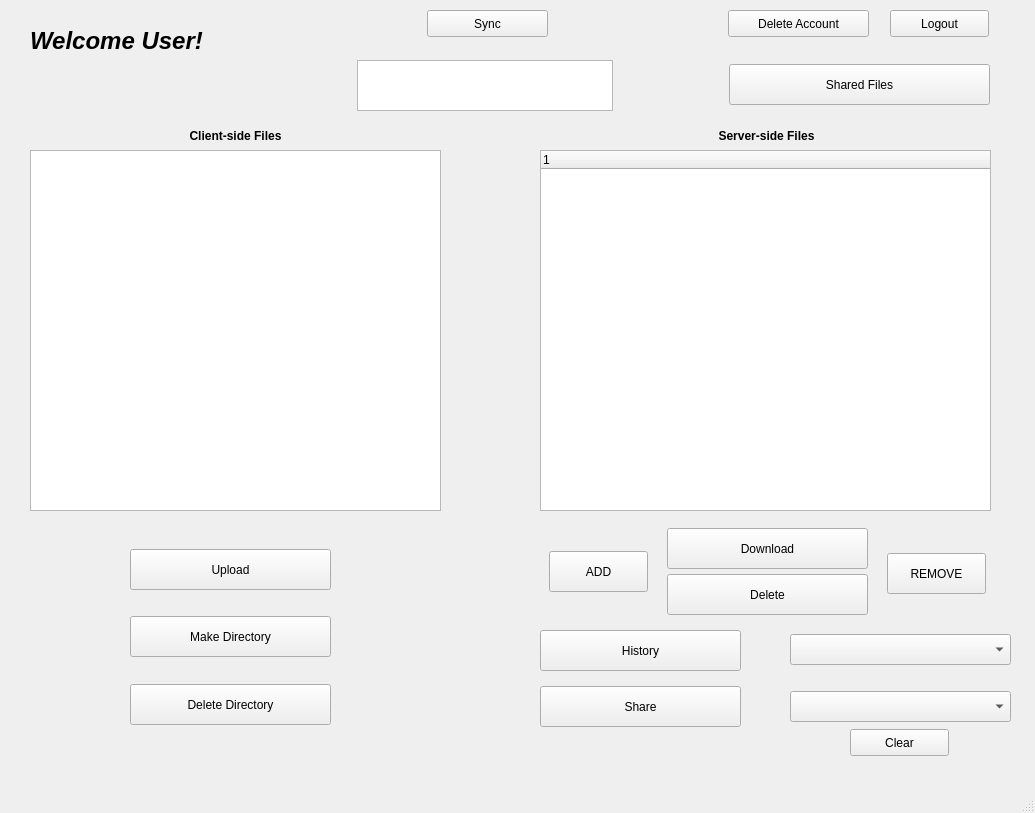
<?xml version="1.0" encoding="UTF-8"?>
<ui version="4.0">
 <class>UserInterface</class>
 <widget class="QMainWindow" name="UserInterface">
  <property name="geometry">
   <rect>
    <x>0</x>
    <y>0</y>
    <width>1035</width>
    <height>813</height>
   </rect>
  </property>
  <property name="windowTitle">
   <string>MainWindow</string>
  </property>
  <widget class="QWidget" name="centralwidget">
   <widget class="QLabel" name="welcome_label">
    <property name="geometry">
     <rect>
      <x>30</x>
      <y>10</y>
      <width>251</width>
      <height>61</height>
     </rect>
    </property>
    <property name="font">
     <font>
      <pointsize>18</pointsize>
      <weight>75</weight>
      <italic>true</italic>
      <bold>true</bold>
     </font>
    </property>
    <property name="text">
     <string>Welcome User!</string>
    </property>
   </widget>
   <widget class="QPushButton" name="uploadButton">
    <property name="geometry">
     <rect>
      <x>130</x>
      <y>549</y>
      <width>201</width>
      <height>41</height>
     </rect>
    </property>
    <property name="text">
     <string>Upload</string>
    </property>
   </widget>
   <widget class="QPushButton" name="makeDirButton">
    <property name="geometry">
     <rect>
      <x>130</x>
      <y>616</y>
      <width>201</width>
      <height>41</height>
     </rect>
    </property>
    <property name="text">
     <string>Make Directory</string>
    </property>
   </widget>
   <widget class="QPushButton" name="delDirButton">
    <property name="geometry">
     <rect>
      <x>130</x>
      <y>684</y>
      <width>201</width>
      <height>41</height>
     </rect>
    </property>
    <property name="text">
     <string>Delete Directory</string>
    </property>
   </widget>
   <widget class="QPushButton" name="downloadButton">
    <property name="geometry">
     <rect>
      <x>667</x>
      <y>528</y>
      <width>201</width>
      <height>41</height>
     </rect>
    </property>
    <property name="text">
     <string>Download</string>
    </property>
   </widget>
   <widget class="QPushButton" name="historyButton">
    <property name="geometry">
     <rect>
      <x>540</x>
      <y>630</y>
      <width>201</width>
      <height>41</height>
     </rect>
    </property>
    <property name="text">
     <string>History</string>
    </property>
   </widget>
   <widget class="QPushButton" name="shareButton">
    <property name="geometry">
     <rect>
      <x>540</x>
      <y>686</y>
      <width>201</width>
      <height>41</height>
     </rect>
    </property>
    <property name="text">
     <string>Share</string>
    </property>
   </widget>
   <widget class="QPushButton" name="logoutButton">
    <property name="geometry">
     <rect>
      <x>890</x>
      <y>10</y>
      <width>99</width>
      <height>27</height>
     </rect>
    </property>
    <property name="text">
     <string>Logout</string>
    </property>
   </widget>
   <widget class="QTreeView" name="clientDirView">
    <property name="geometry">
     <rect>
      <x>30</x>
      <y>150</y>
      <width>411</width>
      <height>361</height>
     </rect>
    </property>
   </widget>
   <widget class="QTreeWidget" name="serverDirWidget">
    <property name="geometry">
     <rect>
      <x>540</x>
      <y>150</y>
      <width>451</width>
      <height>361</height>
     </rect>
    </property>
    <property name="selectionMode">
     <enum>QAbstractItemView::SingleSelection</enum>
    </property>
    <column>
     <property name="text">
      <string notr="true">1</string>
     </property>
    </column>
   </widget>
   <widget class="QTextBrowser" name="displayBoard">
    <property name="geometry">
     <rect>
      <x>357</x>
      <y>60</y>
      <width>256</width>
      <height>51</height>
     </rect>
    </property>
   </widget>
   <widget class="QComboBox" name="historyBox">
    <property name="geometry">
     <rect>
      <x>790</x>
      <y>634</y>
      <width>221</width>
      <height>31</height>
     </rect>
    </property>
   </widget>
   <widget class="QComboBox" name="shareBox">
    <property name="geometry">
     <rect>
      <x>790</x>
      <y>691</y>
      <width>221</width>
      <height>31</height>
     </rect>
    </property>
   </widget>
   <widget class="QPushButton" name="addButton">
    <property name="geometry">
     <rect>
      <x>549</x>
      <y>551</y>
      <width>99</width>
      <height>41</height>
     </rect>
    </property>
    <property name="text">
     <string>ADD</string>
    </property>
   </widget>
   <widget class="QPushButton" name="removeButton">
    <property name="geometry">
     <rect>
      <x>887</x>
      <y>553</y>
      <width>99</width>
      <height>41</height>
     </rect>
    </property>
    <property name="text">
     <string>REMOVE</string>
    </property>
   </widget>
   <widget class="QLabel" name="label">
    <property name="geometry">
     <rect>
      <x>105</x>
      <y>126</y>
      <width>261</width>
      <height>20</height>
     </rect>
    </property>
    <property name="font">
     <font>
      <weight>75</weight>
      <bold>true</bold>
     </font>
    </property>
    <property name="text">
     <string>Client-side Files</string>
    </property>
    <property name="alignment">
     <set>Qt::AlignCenter</set>
    </property>
   </widget>
   <widget class="QLabel" name="label_2">
    <property name="geometry">
     <rect>
      <x>596</x>
      <y>126</y>
      <width>341</width>
      <height>20</height>
     </rect>
    </property>
    <property name="font">
     <font>
      <weight>75</weight>
      <bold>true</bold>
     </font>
    </property>
    <property name="text">
     <string>Server-side Files</string>
    </property>
    <property name="alignment">
     <set>Qt::AlignCenter</set>
    </property>
   </widget>
   <widget class="QPushButton" name="sharedButton">
    <property name="geometry">
     <rect>
      <x>729</x>
      <y>64</y>
      <width>261</width>
      <height>41</height>
     </rect>
    </property>
    <property name="text">
     <string>Shared Files</string>
    </property>
   </widget>
   <widget class="QPushButton" name="clearButton">
    <property name="geometry">
     <rect>
      <x>850</x>
      <y>729</y>
      <width>99</width>
      <height>27</height>
     </rect>
    </property>
    <property name="text">
     <string>Clear</string>
    </property>
   </widget>
   <widget class="QPushButton" name="deleteAccountButton">
    <property name="geometry">
     <rect>
      <x>728</x>
      <y>10</y>
      <width>141</width>
      <height>27</height>
     </rect>
    </property>
    <property name="text">
     <string>Delete Account</string>
    </property>
   </widget>
   <widget class="QPushButton" name="syncButton">
    <property name="geometry">
     <rect>
      <x>427</x>
      <y>10</y>
      <width>121</width>
      <height>27</height>
     </rect>
    </property>
    <property name="text">
     <string>Sync</string>
    </property>
   </widget>
   <widget class="QPushButton" name="deleteButton">
    <property name="geometry">
     <rect>
      <x>667</x>
      <y>574</y>
      <width>201</width>
      <height>41</height>
     </rect>
    </property>
    <property name="text">
     <string>Delete</string>
    </property>
   </widget>
  </widget>
  <widget class="QMenuBar" name="menubar">
   <property name="geometry">
    <rect>
     <x>0</x>
     <y>0</y>
     <width>1035</width>
     <height>25</height>
    </rect>
   </property>
  </widget>
  <widget class="QStatusBar" name="statusbar"/>
 </widget>
 <resources/>
 <connections/>
</ui>
